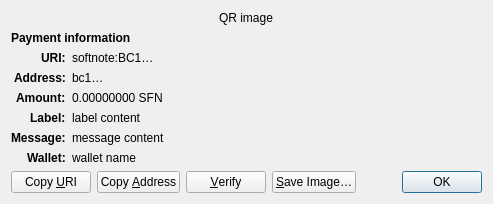
<?xml version="1.0" encoding="UTF-8"?>
<ui version="4.0">
 <class>ReceiveRequestDialog</class>
 <widget class="QDialog" name="ReceiveRequestDialog">
  <property name="geometry">
   <rect>
    <x>0</x>
    <y>0</y>
    <width>413</width>
    <height>229</height>
   </rect>
  </property>
  <property name="windowTitle">
   <string>Request payment to …</string>
  </property>
  <layout class="QGridLayout" name="gridLayout" columnstretch="0,1">
   <property name="sizeConstraint">
    <enum>QLayout::SetFixedSize</enum>
   </property>
   <item row="0" column="0" colspan="2" alignment="Qt::AlignHCenter">
    <widget class="QRImageWidget" name="qr_code">
     <property name="text">
      <string notr="true">QR image</string>
     </property>
     <property name="textInteractionFlags">
      <set>Qt::NoTextInteraction</set>
     </property>
    </widget>
   </item>
   <item row="1" column="0" colspan="2">
    <widget class="QLabel" name="payment_header">
     <property name="font">
      <font>
       <weight>75</weight>
       <bold>true</bold>
      </font>
     </property>
     <property name="text">
      <string>Payment information</string>
     </property>
     <property name="textInteractionFlags">
      <set>Qt::NoTextInteraction</set>
     </property>
    </widget>
   </item>
   <item row="2" column="0" alignment="Qt::AlignRight|Qt::AlignTop">
    <widget class="QLabel" name="uri_tag">
     <property name="font">
      <font>
       <weight>75</weight>
       <bold>true</bold>
      </font>
     </property>
     <property name="text">
      <string notr="true">URI:</string>
     </property>
     <property name="textFormat">
      <enum>Qt::PlainText</enum>
     </property>
     <property name="textInteractionFlags">
      <set>Qt::NoTextInteraction</set>
     </property>
    </widget>
   </item>
   <item row="2" column="1" alignment="Qt::AlignTop">
    <widget class="QLabel" name="uri_content">
     <property name="text">
      <string notr="true">softnote:BC1…</string>
     </property>
     <property name="textFormat">
      <enum>Qt::RichText</enum>
     </property>
     <property name="wordWrap">
      <bool>true</bool>
     </property>
     <property name="textInteractionFlags">
      <set>Qt::TextSelectableByMouse</set>
     </property>
    </widget>
   </item>
   <item row="3" column="0" alignment="Qt::AlignRight|Qt::AlignTop">
    <widget class="QLabel" name="address_tag">
     <property name="font">
      <font>
       <weight>75</weight>
       <bold>true</bold>
      </font>
     </property>
     <property name="text">
      <string>Address:</string>
     </property>
     <property name="textInteractionFlags">
      <set>Qt::NoTextInteraction</set>
     </property>
    </widget>
   </item>
   <item row="3" column="1" alignment="Qt::AlignTop">
    <widget class="QLabel" name="address_content">
     <property name="text">
      <string notr="true">bc1…</string>
     </property>
     <property name="textFormat">
      <enum>Qt::PlainText</enum>
     </property>
     <property name="textInteractionFlags">
      <set>Qt::TextSelectableByMouse</set>
     </property>
    </widget>
   </item>
   <item row="4" column="0" alignment="Qt::AlignRight|Qt::AlignTop">
    <widget class="QLabel" name="amount_tag">
     <property name="font">
      <font>
       <weight>75</weight>
       <bold>true</bold>
      </font>
     </property>
     <property name="text">
      <string>Amount:</string>
     </property>
     <property name="textInteractionFlags">
      <set>Qt::NoTextInteraction</set>
     </property>
    </widget>
   </item>
   <item row="4" column="1" alignment="Qt::AlignTop">
    <widget class="QLabel" name="amount_content">
     <property name="text">
      <string notr="true">0.00000000 SFN</string>
     </property>
     <property name="textFormat">
      <enum>Qt::PlainText</enum>
     </property>
     <property name="textInteractionFlags">
      <set>Qt::TextSelectableByMouse</set>
     </property>
    </widget>
   </item>
   <item row="5" column="0" alignment="Qt::AlignRight|Qt::AlignTop">
    <widget class="QLabel" name="label_tag">
     <property name="font">
      <font>
       <weight>75</weight>
       <bold>true</bold>
      </font>
     </property>
     <property name="text">
      <string>Label:</string>
     </property>
     <property name="textInteractionFlags">
      <set>Qt::NoTextInteraction</set>
     </property>
    </widget>
   </item>
   <item row="5" column="1" alignment="Qt::AlignTop">
    <widget class="QLabel" name="label_content">
     <property name="text">
      <string notr="true">label content</string>
     </property>
     <property name="textFormat">
      <enum>Qt::PlainText</enum>
     </property>
     <property name="wordWrap">
      <bool>true</bool>
     </property>
     <property name="textInteractionFlags">
      <set>Qt::TextSelectableByMouse</set>
     </property>
    </widget>
   </item>
   <item row="6" column="0" alignment="Qt::AlignRight|Qt::AlignTop">
    <widget class="QLabel" name="message_tag">
     <property name="font">
      <font>
       <weight>75</weight>
       <bold>true</bold>
      </font>
     </property>
     <property name="text">
      <string>Message:</string>
     </property>
     <property name="textInteractionFlags">
      <set>Qt::NoTextInteraction</set>
     </property>
    </widget>
   </item>
   <item row="6" column="1" alignment="Qt::AlignTop">
    <widget class="QLabel" name="message_content">
     <property name="text">
      <string notr="true">message content</string>
     </property>
     <property name="textFormat">
      <enum>Qt::PlainText</enum>
     </property>
     <property name="wordWrap">
      <bool>true</bool>
     </property>
     <property name="textInteractionFlags">
      <set>Qt::TextSelectableByMouse</set>
     </property>
    </widget>
   </item>
   <item row="7" column="0" alignment="Qt::AlignRight|Qt::AlignTop">
    <widget class="QLabel" name="wallet_tag">
     <property name="font">
      <font>
       <weight>75</weight>
       <bold>true</bold>
      </font>
     </property>
     <property name="text">
      <string>Wallet:</string>
     </property>
     <property name="textInteractionFlags">
      <set>Qt::NoTextInteraction</set>
     </property>
    </widget>
   </item>
   <item row="7" column="1" alignment="Qt::AlignTop">
    <widget class="QLabel" name="wallet_content">
     <property name="text">
      <string notr="true">wallet name</string>
     </property>
     <property name="textFormat">
      <enum>Qt::PlainText</enum>
     </property>
     <property name="wordWrap">
      <bool>true</bool>
     </property>
     <property name="textInteractionFlags">
      <set>Qt::TextSelectableByMouse</set>
     </property>
    </widget>
   </item>
   <item row="8" column="0" colspan="2">
    <layout class="QHBoxLayout" name="horizontalLayout">
     <item>
      <widget class="QPushButton" name="btnCopyURI">
       <property name="text">
        <string>Copy &amp;URI</string>
       </property>
       <property name="autoDefault">
        <bool>false</bool>
       </property>
      </widget>
     </item>
     <item>
      <widget class="QPushButton" name="btnCopyAddress">
       <property name="text">
        <string>Copy &amp;Address</string>
       </property>
       <property name="autoDefault">
        <bool>false</bool>
       </property>
      </widget>
     </item>
     <item>
      <widget class="QPushButton" name="btnVerify">
       <property name="text">
        <string>&amp;Verify</string>
       </property>
       <property name="toolTip">
        <string>Verify this address on e.g. a hardware wallet screen</string>
       </property>
       <property name="autoDefault">
        <bool>false</bool>
       </property>
      </widget>
     </item>
     <item>
      <widget class="QPushButton" name="btnSaveAs">
       <property name="text">
        <string>&amp;Save Image…</string>
       </property>
       <property name="autoDefault">
        <bool>false</bool>
       </property>
      </widget>
     </item>
     <item>
      <spacer name="horizontalSpacer_2">
       <property name="orientation">
        <enum>Qt::Horizontal</enum>
       </property>
       <property name="sizeHint" stdset="0">
        <size>
         <width>40</width>
         <height>20</height>
        </size>
       </property>
      </spacer>
     </item>
     <item>
      <widget class="QDialogButtonBox" name="buttonBox">
       <property name="focusPolicy">
        <enum>Qt::StrongFocus</enum>
       </property>
       <property name="standardButtons">
        <set>QDialogButtonBox::Ok</set>
       </property>
      </widget>
     </item>
    </layout>
   </item>
  </layout>
 </widget>
 <customwidgets>
  <customwidget>
   <class>QRImageWidget</class>
   <extends>QLabel</extends>
   <header>qt/qrimagewidget.h</header>
  </customwidget>
 </customwidgets>
 <tabstops>
  <tabstop>buttonBox</tabstop>
  <tabstop>btnCopyURI</tabstop>
  <tabstop>btnCopyAddress</tabstop>
  <tabstop>btnSaveAs</tabstop>
 </tabstops>
 <resources/>
 <connections>
  <connection>
   <sender>buttonBox</sender>
   <signal>accepted()</signal>
   <receiver>ReceiveRequestDialog</receiver>
   <slot>accept()</slot>
   <hints>
    <hint type="sourcelabel">
     <x>135</x>
     <y>230</y>
    </hint>
    <hint type="destinationlabel">
     <x>135</x>
     <y>126</y>
    </hint>
   </hints>
  </connection>
 </connections>
</ui>
